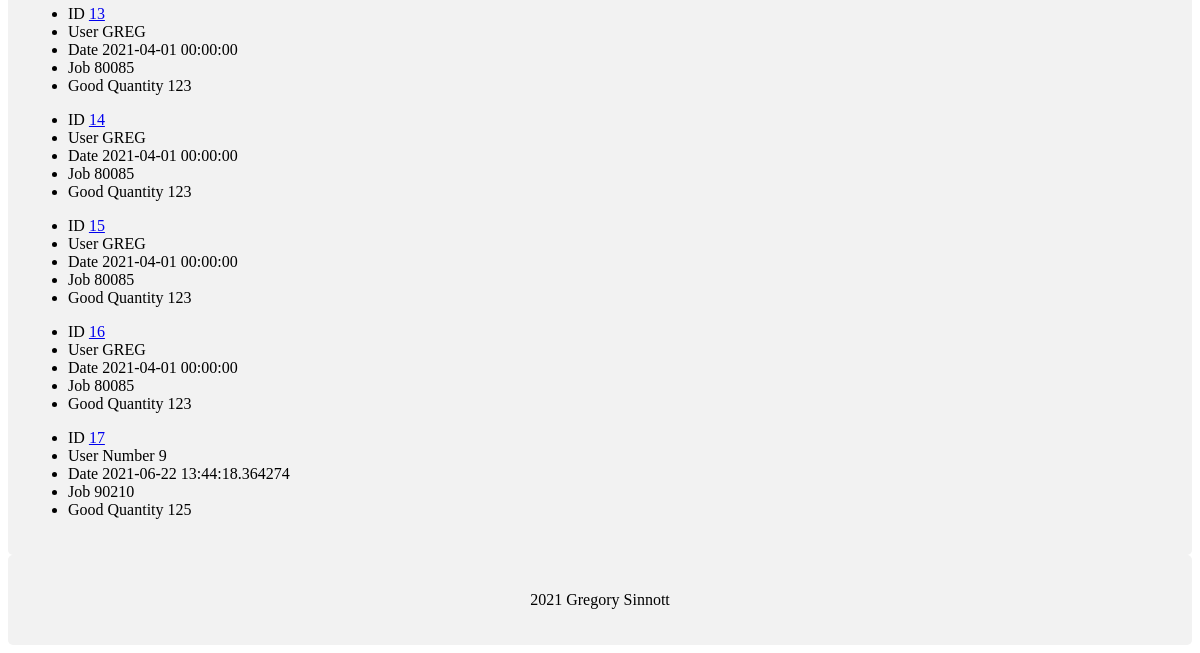
Before: /records (lower part) with the older database file.
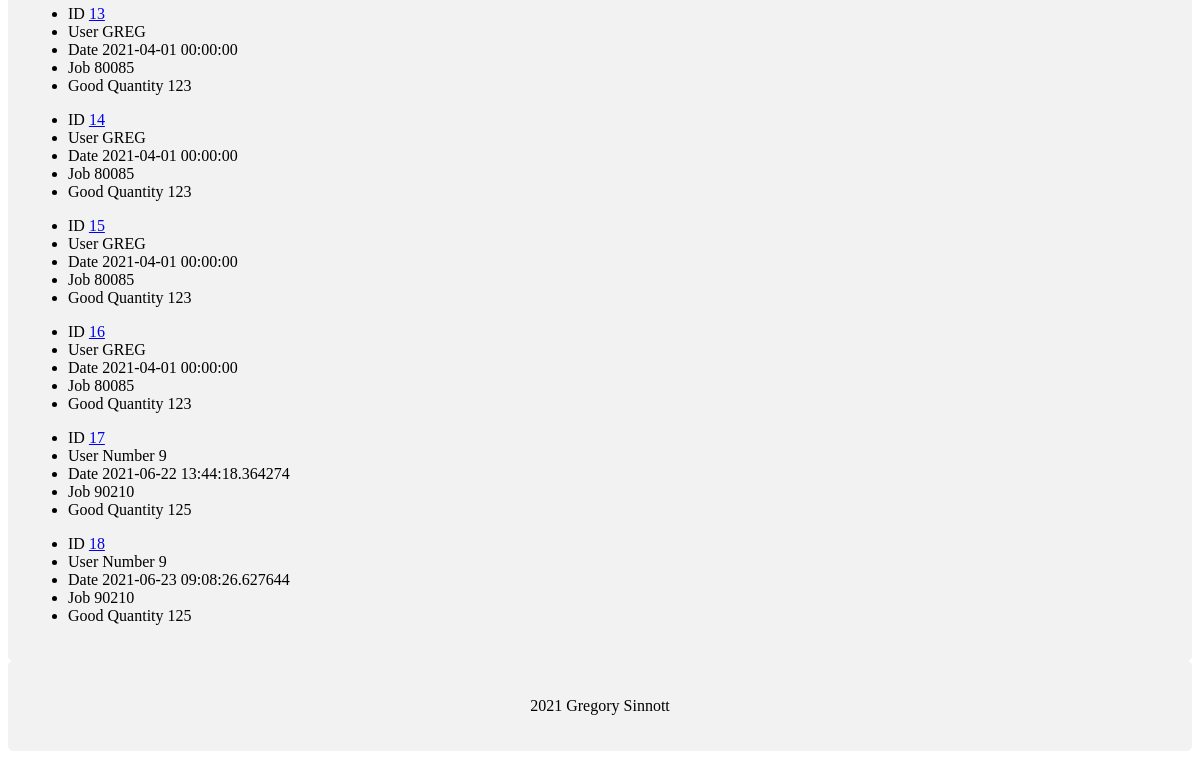
After: the same page with the newer database file.
### app/models.py (models this page shows, shortened)
class Record(db.Model):
    __tablename__ = "sort-data"
    id = db.Column(db.Integer, primary_key=True)
    Employee = db.Column(db.String(64), index=False, unique=False, nullable=False)
    StartTime = db.Column(db.DateTime, index=False, unique=False, nullable=False)
    TableNumber = db.Column(db.Integer, nullable=False)
    Job = db.Column(db.Integer, nullable=False)
    Part = db.Column(db.Integer, nullable=False)
    Operation = db.Column(db.Integer, nullable=False)
    CastDate = db.Column(db.DateTime, nullable=False)
    CastShift = db.Column(db.Integer, nullable=False)
    GoodQuantity = db.Column(db.Integer, index=False, unique=False, nullable=False)
    Assembly = db.Column(db.Integer, nullable=True)
    AutoSort = db.Column(db.Integer, nullable=True)
    BadThreads = db.Column(db.Integer, nullable=True)
    Bent = db.Column(db.Integer, nullable=True)
    Blisters = db.Column(db.Integer, nullable=True)
    BrokenCore = db.Column(db.Integer, nullable=True)
    Buffing = db.Column(db.Integer, nullable=True)
    Contamination = db.Column(db.Integer, nullable=True)
    DamagedDie = db.Column(db.Integer, nullable=True)
    Debris = db.Column(db.Integer, nullable=True)
    Dimensional = db.Column(db.Integer, nullable=True)
    Flash = db.Column(db.Integer, nullable=True)
    GateVestige = db.Column(db.Integer, nullable=True)
    HeatSinks = db.Column(db.Integer, nullable=True)
    EjectorPinLength = db.Column(db.Integer, nullable=True)
    Lamination = db.Column(db.Integer, nullable=True)
    LeakTest = db.Column(db.Integer, nullable=True)
    MixedParts = db.Column(db.Integer, nullable=True)
    Other = db.Column(db.Integer, nullable=True)
    PartDamage = db.Column(db.Integer, nullable=True)
    PartsNotTapped = db.Column(db.Integer, nullable=True)
    PartsOnGates = db.Column(db.Integer, nullable=True)
    Plating = db.Column(db.Integer, nullable=True)
    PoorFill = db.Column(db.Integer, nullable=True)
    Porosity = db.Column(db.Integer, nullable=True)
    Skiving = db.Column(db.Integer, nullable=True)
    Soldering = db.Column(db.Integer, nullable=True)
    StartUp = db.Column(db.Integer, nullable=True)
    SurfaceFinish = db.Column(db.Integer, nullable=True)
    TrimDamage = db.Column(db.Integer, nullable=True)
    Weight = db.Column(db.Integer, nullable=True)
    WrongPart = db.Column(db.Integer, nullable=True)
    EndTime = db.Column(db.DateTime, nullable=True)
    Rework = db.Column(db.Integer, nullable=True)
    NIT = db.Column(db.Integer, nullable=True)

### app/routes.py (the view)
@app.route("/records", methods=['GET', 'POST'])
def records():
    dateCriteria = request.args.get('date') #Date sent in args, should add other search criteria
    partCriteria = request.args.get('part')
    jobCriteria = request.args.get('job')
    if not partCriteria:
        partCriteria = ""
    if not dateCriteria:
        dateCriteria = "2021" # If no date arg use 2021, should maybe only show active???
    if not jobCriteria:
        jobCriteria = ""
    records = Record.query.filter(
            Record.StartTime.startswith(dateCriteria),
            Record.Part.startswith(partCriteria),
            Record.Job.startswith(jobCriteria)).limit(20).all()
    exportRecords = Record.query.filter(
            Record.StartTime.startswith(dateCriteria),
            Record.Part.startswith(partCriteria),
            Record.Job.startswith(jobCriteria)).all()
    session['filename'] = str(dt.now().strftime("%Y%m%d%H%M%S")) + ".csv"
    w_file = open(os.path.join("app/downloads",session.get('filename', None)), 'a')
    writer = csv.DictWriter(w_file, fieldnames=Record.__table__.columns.keys())
    writer.writeheader()
    for row in exportRecords:
        rowdict = row.__dict__
        rowdict.pop('_sa_instance_state', None)
        writer.writerow(rowdict)
    w_file.close()
    return render_template(
        'records.html',
        records=records
    )

### app/templates/records.html (shortened to what this page needs)
{% extends "layout.html" %}
{% block content %}
<div class="container">
    {% for record in records %}
    <ul id=record.Employee>
        <li>
            <span class="field-name">ID</span>
            <a href="/edit_record/{{ record.id }}"> {{ record.id }}</a>
        </li>
        <li>
            <span class="field-name">User</span>
            <span class="field-value">{{ record.Employee }}</span>
        </li>
        <li>
            <span class="field-name">Date</span>
            <span class="field-value">{{ record.StartTime }}</span>
        </li>
        <li>
            <span class="field-name">Job</span>
            <span class="field-value">{{ record.Job }}</span>
        </li>
        <li>
            <span class="field-name">Good Quantity</span>
            <span class="field-value">{{ record.GoodQuantity }}</span>
        </li>
    </ul>
    {% endfor %}
</div>
{% endblock %}

### app/templates/layout.html (shortened to what this page needs)
<!doctype html>
<html lang="en">
  <head>
  </head>
  <body>
    {% block content %}{% endblock %}
    {% include 'footer.html' %}
  </body>
</html>

### app/templates/footer.html (shortened to what this page needs)
<footer>
    <div class="footer">
        <p>2021 Gregory Sinnott</p>
    </div>
</footer>

### app/static/css/main.css (style rules this page uses)
div { border-radius: 5px; background-color: #f2f2f2; padding: 20px; }

### app/templates/footer.html (style rules this page uses)
.footer { left: 0; bottom: 0; text-align: center; }

Changed rows visible on the page:
added Record: id "18", Employee "Number 9", StartTime "2021-06-23 09:08:26.627644", Job "90210", GoodQuantity "125"
